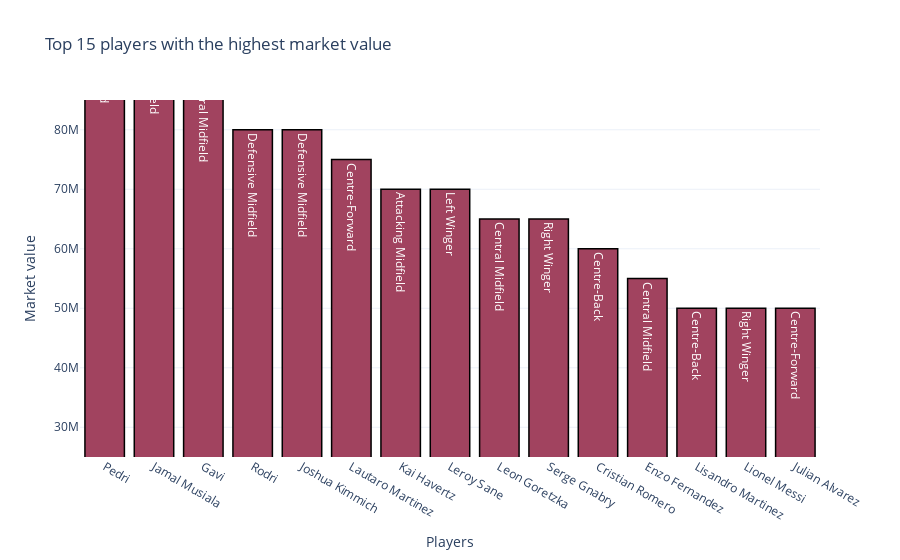

This figure's notebook cell:
### Code cell
players_top_value = players.nlargest(15, ['Market_value'])


plot_1 = go.Bar(
                x = players_top_value.Name,
                y = players_top_value.Market_value,
                marker = dict(color = '#a1435f',
                line=dict(color='rgb(0,0,0)',width=1.5)),
                text = players_top_value.Position)

data = [plot_1]
layout = go.Layout(barmode = "group")
fig = go.Figure(data = data, layout = layout)
fig.update_layout(yaxis_range=[25000000,85000000])
fig.update_layout(
    title="Top 15 players with the highest market value",
    xaxis_title="Players",
    yaxis_title="Market value",
    template = "plotly_white",

)
iplot(fig)

### Figure 1 — Plotly figure (JSON) as saved in the notebook; plotly's stock layout.template omitted (floating-point values rounded to 4 significant figures)
{"data": [{"marker": {"color": "#a1435f", "line": {"color": "rgb(0,0,0)", "width": 1.5}}, "text": ["Central Midfield", "Attacking Midfield", "Central Midfield", "Defensive Midfield", "Defensive Midfield", "Centre-Forward", "Attacking Midfield", "Left Winger", "Central Midfield", "Right Winger", "Centre-Back", "Central Midfield", "Centre-Back", "Right Winger", "Centre-Forward"], "x": ["Pedri", "Jamal Musiala", "Gavi", "Rodri", "Joshua Kimmich", "Lautaro Martinez", "Kai Havertz", "Leroy Sane", "Leon Goretzka", "Serge Gnabry", "Cristian Romero", "Enzo Fernandez", "Lisandro Martinez", "Lionel Messi", "Julian Alvarez"], "y": [100000000, 100000000, 90000000, 80000000, 80000000, 75000000, 70000000, 70000000, 65000000, 65000000, 60000000, 55000000, 50000000, 50000000, 50000000], "type": "bar"}], "layout": {"barmode": "group", "title": {"text": "Top 15 players with the highest market value"}, "xaxis": {"title": {"text": "Players"}}, "yaxis": {"range": [25000000, 85000000], "title": {"text": "Market value"}}}}
